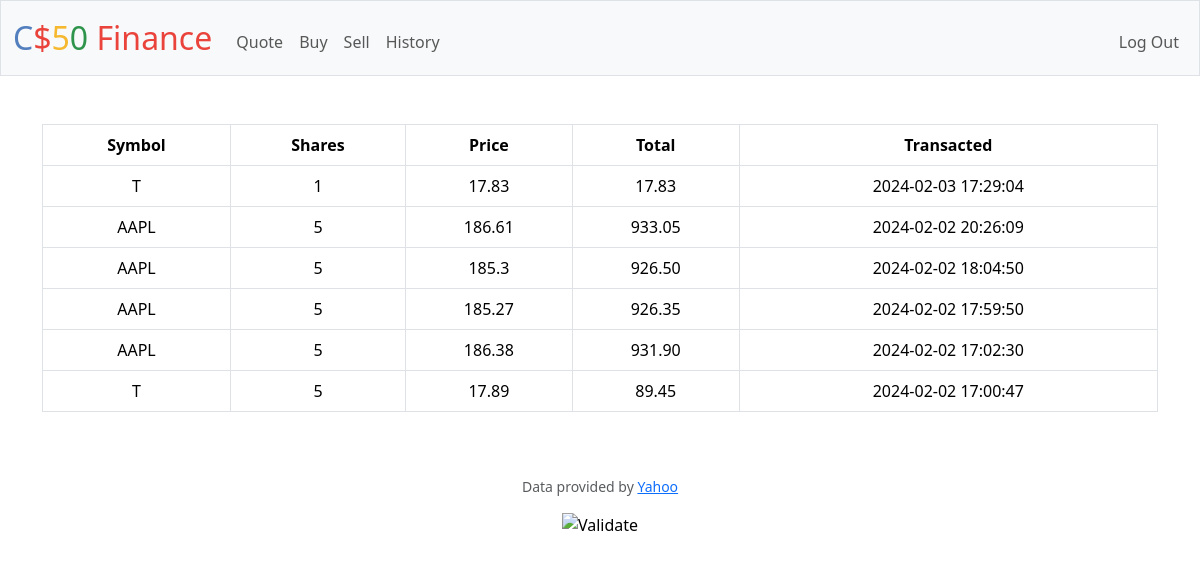
The page /history (signed in) on the database its author committed.
### tables this page shows
CREATE TABLE 'transactions' (
id  INTEGER PRIMARY KEY AUTOINCREMENT,'userid' INTEGER NOT NULL,'symbol' TEXT NOT NULL,'shares' INTEGER NOT NULL,'price' NUMERIC NOT NULL,'timestamp' DATETIME DEFAULT CURRENT_TIMESTAMP,
FOREIGN KEY(userid) REFERENCES users(id)
);

### app.py (the view)
@app.route("/history")
@login_required
def history():
    transactions = db.execute(
        "SELECT * FROM transactions WHERE userid=:userid ORDER BY timestamp DESC", userid=session["user_id"])
    return render_template("history.html", transactions=transactions)

### app.py (called while the page is built)
@app.after_request
def after_request(response):
    response.headers["Cache-Control"] = "no-cache, no-store, must-revalidate"
    response.headers["Expires"] = 0
    response.headers["Pragma"] = "no-cache"
    return response

### helpers.py (called while the page is built)
def login_required(f):
    @wraps(f)
    def decorated_function(*args, **kwargs):
        if session.get("user_id") is None:
            return redirect("/login")
        return f(*args, **kwargs)
    return decorated_function

### templates/history.html (shortened to what this page needs)
{% extends "layout.html" %}
{% block main %}
    <table class="table table-bordered table-stripped">
        <thead class="thead-light">
            <tr>
                <th>Symbol</th>
                <th>Shares</th>
                <th>Price</th>
                <th>Total</th>
                <th>Transacted</th>
            </tr>
        </thead>
        <tbody>
            {% for transaction in transactions %}
                <tr>
                    <td>{{ transaction.symbol }}</td>
                    <td>{{ transaction.shares }}</td>
                    <td>{{ transaction.price }}</td>
                    <td>{{ '{:.2f}'.format(transaction.shares * transaction.price) }}</td>
                    <td>{{ transaction.timestamp }}</td>
                </tr>
            {% endfor %}
        </tbody>
    </table>
{% endblock %}

### templates/layout.html (shortened to what this page needs)
<!DOCTYPE html>
<html lang="en">
    <head>
        <link href="https://cdn.jsdelivr.net/npm/bootstrap@5.3.2/dist/css/bootstrap.min.css" rel="stylesheet">
        <link href="/static/styles.css" rel="stylesheet">
    </head>
    <body>
        <nav class="bg-light border navbar navbar-expand-md navbar-light">
            <div class="container-fluid">
                <a class="navbar-brand" href="/"><span class="blue">C</span><span class="red">$</span><span class="yellow">5</span><span class="green">0</span> <span class="red">Finance</span></a>
                <div class="collapse navbar-collapse" id="navbar">
                    {% if session["user_id"] %}
                        <ul class="navbar-nav me-auto mt-2">
                            <li class="nav-item"><a class="nav-link" href="/quote">Quote</a></li>
                            <li class="nav-item"><a class="nav-link" href="/buy">Buy</a></li>
                            <li class="nav-item"><a class="nav-link" href="/sell">Sell</a></li>
                            <li class="nav-item"><a class="nav-link" href="/history">History</a></li>
                        </ul>
                        <ul class="navbar-nav ms-auto mt-2">
                            <li class="nav-item"><a class="nav-link" href="/logout">Log Out</a></li>
                        </ul>
                    {% else %}
                        <ul class="navbar-nav ms-auto mt-2">
                            <li class="nav-item"><a class="nav-link" href="/register">Register</a></li>
                            <li class="nav-item"><a class="nav-link" href="/login">Log In</a></li>
                        </ul>
                    {% endif %}
                </div>
            </div>
        </nav>
        <main class="container py-5 text-center">
            {% block main %}{% endblock %}
        </main>
        <footer class="mb-5">
            <p class="mb-3 small text-center text-muted">
                Data provided by <a href="https://finance.yahoo.com/">Yahoo</a>
            </p>
            <form action="https://validator.w3.org/check" class="text-center" enctype="multipart/form-data" method="post" target="_blank">
                <input alt="Validate" src="/static/I_heart_validator.png" type="image">
            </form>
        </footer>
    </body>
</html>
<!doctype html>

### static/styles.css (style rules this page uses)
nav .navbar-brand { font-size: xx-large; }
nav .navbar-brand .blue { color: #537fbe; }
nav .navbar-brand .red { color: #ea433b; }
nav .navbar-brand .yellow { color: #f5b82e; }
nav .navbar-brand .green { color: #2e944b; }

### rows shown on the page
transactions: transaction.shares*transaction.price "17.83"
transactions: transaction.shares*transaction.price "933.05"
transactions: transaction.shares*transaction.price "926.50"
transactions: transaction.shares*transaction.price "926.35"
transactions: transaction.shares*transaction.price "931.90"
transactions: transaction.shares*transaction.price "89.45"
